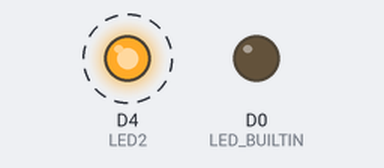
The sketch below on a simulated ESP8266 (NodeMCU). On the bench: output pins drawn as LEDs (lit = HIGH). Dashed ring = blinking. WiFi joins after 1.5 s; servers stay silent unless stated; what the sketch prints to the serial monitor is not drawn.

Above: at 1.65 s.
Timing chart, 0 to 4.6 s (numbered marks = the images above):
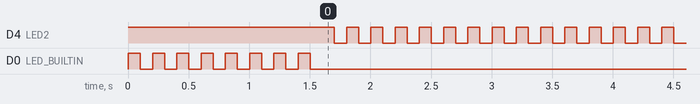

The sketch:

BlinkMCU.ino
```cpp
#include <ESP8266WiFi.h>
#define LED_BUILTIN D0
#define LED2        D4
//////////////////// config ////////////////////////

const char ssid[]           = "OHMAMP";
const char password[]       = "a029453745";

///////////////////////////////////////////////////

WiFiClient client;

void setup()
{
  pinMode(LED_BUILTIN, OUTPUT);
  pinMode(LED2, OUTPUT);
  digitalWrite(LED2,HIGH);
  Serial.begin(115200);
  WiFi.mode(WIFI_STA);
  Serial.println();
  WiFi.begin(ssid, password);
  while (WiFi.status() != WL_CONNECTED) {
    Serial.print(".");
    digitalWrite(LED_BUILTIN, HIGH);
    delay(100);
    digitalWrite(LED_BUILTIN, LOW);
    delay(100);
  }
  Serial.println();
  Serial.print("IP address: ");
  Serial.println(WiFi.localIP());

}
void loop() {
    digitalWrite(LED2,HIGH);
    delay(100);
    digitalWrite(LED2,LOW);
    delay(100);
}
```

Measured:
- by itself, D4 (LED2): alternates HIGH for 0.10 s and LOW for 0.10 s
